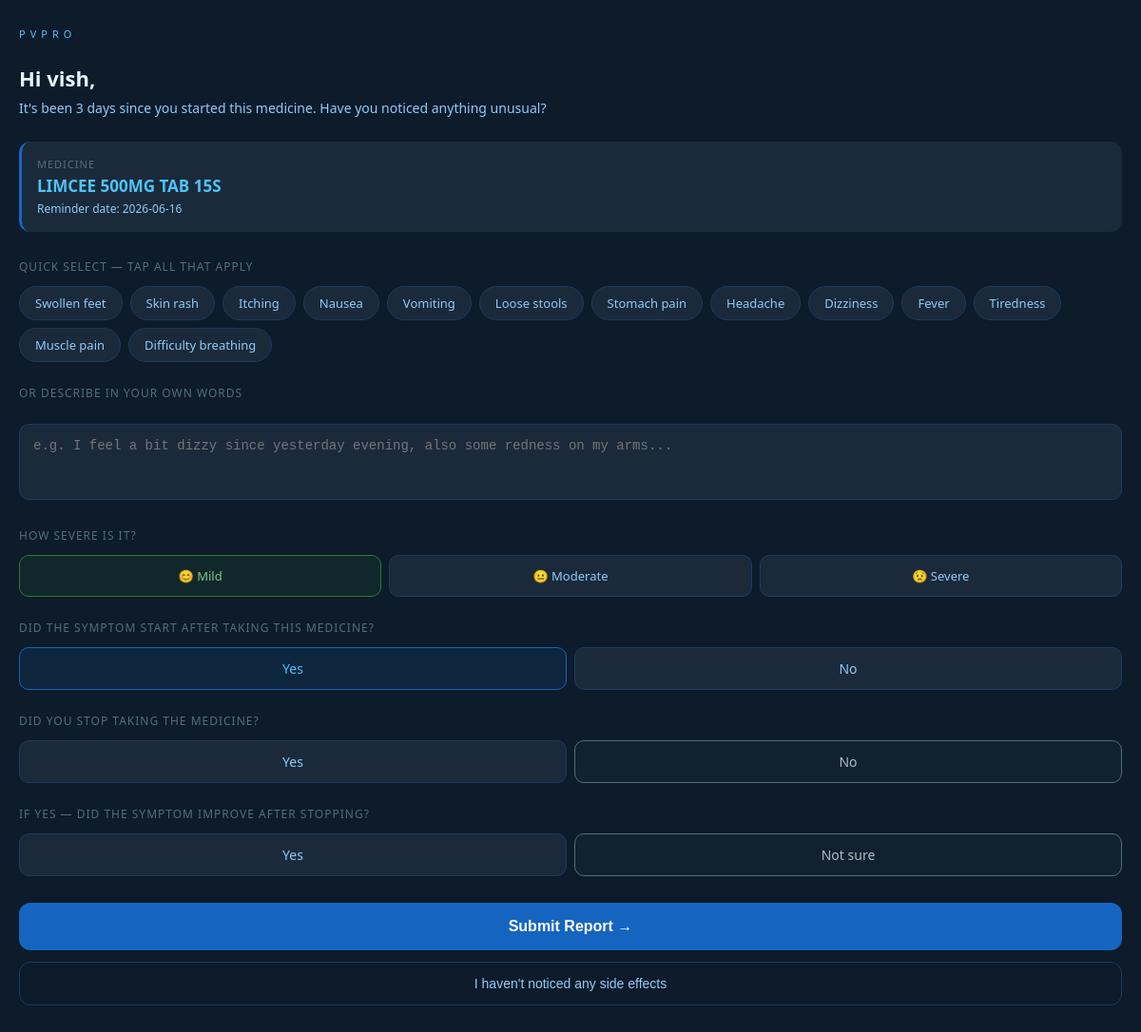
Screenshot of /symptom?patient_id=2 with the database file from the repository.
### tables this page shows
CREATE TABLE patient_profile (
            patient_id   INTEGER PRIMARY KEY AUTOINCREMENT,
            full_name    TEXT NOT NULL,
            age          INTEGER,
            gender       TEXT,
            phone        TEXT UNIQUE NOT NULL,
            created_at   TEXT
        );

CREATE TABLE purchase_drugs (
            drug_id        INTEGER PRIMARY KEY AUTOINCREMENT,
            purchase_id    INTEGER,
            patient_id     INTEGER,
            drug_name      TEXT,
            quantity       TEXT,
            mrp            TEXT,
            reminder_date  TEXT,
            reminder_sent  INTEGER DEFAULT 0,
            FOREIGN KEY (purchase_id) REFERENCES purchases(purchase_id),
            FOREIGN KEY (patient_id)  REFERENCES patient_profile(patient_id)
        );

### webapp/app.py (the view)
@app.route("/symptom")
def symptom_form():
    patient_id = request.args.get("patient_id", type=int) or session.get("patient_id")
    drug_id    = request.args.get("drug_id", type=int)
    if not patient_id: return redirect(url_for("index"))
    profile = get_profile_by_id(patient_id)
    if not profile: return redirect(url_for("index"))
    conn = sqlite3.connect(DB_PATH)
    c = conn.cursor()
    if drug_id:
        c.execute("SELECT drug_id,drug_name,reminder_date FROM purchase_drugs WHERE drug_id=? AND patient_id=?", (drug_id, patient_id))
    else:
        c.execute("SELECT drug_id,drug_name,reminder_date FROM purchase_drugs WHERE patient_id=? ORDER BY reminder_date ASC LIMIT 1", (patient_id,))
    row = c.fetchone()
    conn.close()
    if not row: return redirect(url_for("index"))
    return render_template("symptom_form.html", patient=profile,
                           drug={"drug_id":row[0],"drug_name":row[1],"reminder_date":row[2]})

### modules/patient_db.py (called while the page is built)
def get_profile_by_id(patient_id):
    conn = sqlite3.connect(DB_PATH)
    c = conn.cursor()
    c.execute("SELECT * FROM patient_profile WHERE patient_id=?", (patient_id,))
    row = c.fetchone()
    conn.close()
    if not row:
        return {}
    return {"patient_id": row[0], "full_name": row[1], "age": row[2],
            "gender": row[3], "phone": row[4], "created_at": row[5]}

### webapp/templates/symptom_form.html (shortened to what this page needs)
<!DOCTYPE html>
<html lang="en">
<head>
</head>
<body>
  <div class="logo">PVPRO</div>
  <h2>Hi {{ patient.full_name }},</h2>
  <p class="sub">It's been 3 days since you started this medicine. Have you noticed anything unusual?</p>
  <div class="drug-card">
    <div class="label">MEDICINE</div>
    <div class="name">{{ drug.drug_name }}</div>
    <div class="meta">Reminder date: {{ drug.reminder_date }}</div>
  </div>
  <form id="symptomForm" method="POST" action="/symptom/submit">
    <div class="section-label">QUICK SELECT — TAP ALL THAT APPLY</div>
    <div class="chips" id="chipContainer">
      <div class="chip" data-text="swollen feet">Swollen feet</div>
      <div class="chip" data-text="skin rash">Skin rash</div>
      <div class="chip" data-text="itching">Itching</div>
      <div class="chip" data-text="nausea">Nausea</div>
      <div class="chip" data-text="vomiting">Vomiting</div>
      <div class="chip" data-text="loose stools">Loose stools</div>
      <div class="chip" data-text="stomach pain">Stomach pain</div>
      <div class="chip" data-text="headache">Headache</div>
      <div class="chip" data-text="dizziness">Dizziness</div>
      <div class="chip" data-text="fever">Fever</div>
      <div class="chip" data-text="tiredness">Tiredness</div>
      <div class="chip" data-text="muscle pain">Muscle pain</div>
      <div class="chip" data-text="difficulty breathing">Difficulty breathing</div>
    </div>
    <div class="section-label">OR DESCRIBE IN YOUR OWN WORDS</div>
    <textarea id="freeText" placeholder="e.g. I feel a bit dizzy since yesterday evening, also some redness on my arms..."></textarea>
    <div class="section-label">HOW SEVERE IS IT?</div>
    <div class="severity-row">
      <div class="sev-btn" data-value="Mild"     id="sev-mild">😊 Mild</div>
      <div class="sev-btn" data-value="Moderate" id="sev-moderate">😐 Moderate</div>
      <div class="sev-btn" data-value="Severe"   id="sev-severe">😟 Severe</div>
    </div>
    <div class="section-label">DID THE SYMPTOM START AFTER TAKING THIS MEDICINE?</div>
    <div class="toggle-row">
      <div class="toggle-btn" data-field="timingOkInput" data-value="1" id="timing-yes">Yes</div>
      <div class="toggle-btn" data-field="timingOkInput" data-value="0" id="timing-no">No</div>
    </div>
    <div class="section-label">DID YOU STOP TAKING THE MEDICINE?</div>
    <div class="toggle-row">
      <div class="toggle-btn" data-field="drugStoppedInput" data-value="1" id="stopped-yes">Yes</div>
      <div class="toggle-btn" data-field="drugStoppedInput" data-value="0" id="stopped-no">No</div>
    </div>
    <div class="section-label">IF YES — DID THE SYMPTOM IMPROVE AFTER STOPPING?</div>
    <div class="toggle-row">
      <div class="toggle-btn" data-field="symptomImprovedInput" data-value="1" id="improved-yes">Yes</div>
      <div class="toggle-btn" data-field="symptomImprovedInput" data-value="0" id="improved-no">Not sure</div>
    </div>
    <button type="submit" class="btn-primary">Submit Report →</button>
  </form>
  <form method="POST" action="/symptom/none">
    <button type="submit" class="btn-secondary">I haven't noticed any side effects</button>
  </form>
</body>
</html>

### webapp/templates/symptom_form.html (style rules this page uses)
* { box-sizing: border-box; margin: 0; padding: 0; }
body { font-family: 'Segoe UI', sans-serif; background: #0D1B2A; color: #E8F4FD; min-height: 100vh; padding: 28px 20px; }
.logo { font-size: 11px; letter-spacing: 5px; color: #4FC3F7; margin-bottom: 24px; }
h2 { font-size: 22px; font-weight: 700; margin-bottom: 6px; }
.sub { color: #90CAF9; font-size: 14px; line-height: 1.6; margin-bottom: 24px; }
.drug-card { background: #1A2A3A; border-radius: 12px; padding: 16px; margin-bottom: 28px; border-left: 3px solid #1565C0; }
.drug-card .label { font-size: 11px; color: #546E7A; letter-spacing: 1px; margin-bottom: 4px; }
.drug-card .name { font-size: 17px; font-weight: 700; color: #4FC3F7; }
.drug-card .meta { font-size: 12px; color: #90CAF9; margin-top: 4px; }
.section-label { font-size: 12px; letter-spacing: 1px; color: #546E7A; margin-bottom: 12px; margin-top: 24px; }
.chips { display: flex; flex-wrap: wrap; gap: 8px; margin-bottom: 4px; }
.chip { background: #1A2A3A; border: 1px solid #1E3A5F; border-radius: 20px; padding: 8px 16px; font-size: 13px; color: #90CAF9; cursor: pointer; user-select: none; transition: all 0.15s; }
textarea { width: 100%; background: #1A2A3A; border: 1px solid #1E3A5F; border-radius: 10px; padding: 14px; color: #E8F4FD; font-size: 14px; height: 80px; resize: none; outline: none; margin-top: 12px; }
.severity-row { display: flex; gap: 8px; margin-top: 12px; }
.sev-btn { flex: 1; text-align: center; padding: 12px 8px; background: #1A2A3A; border: 1px solid #1E3A5F; border-radius: 10px; font-size: 13px; color: #90CAF9; cursor: pointer; user-select: none; transition: all 0.15s; }
.sev-btn.sel-mild { background: #2E7D3220; border-color: #2E7D32; color: #81C784; }
.toggle-row { display: flex; gap: 8px; margin-top: 10px; }
.toggle-btn { flex: 1; text-align: center; padding: 12px; background: #1A2A3A; border: 1px solid #1E3A5F; border-radius: 10px; font-size: 14px; color: #90CAF9; cursor: pointer; user-select: none; transition: all 0.15s; }
.toggle-btn.sel-yes { background: #1565C020; border-color: #1565C0; color: #4FC3F7; }
.toggle-btn.sel-no { background: #37474F20; border-color: #546E7A; color: #B0BEC5; }
.btn-primary { display: block; width: 100%; padding: 16px; background: #1565C0; color: #fff; border: none; border-radius: 12px; font-size: 16px; font-weight: 600; margin-top: 28px; cursor: pointer; }
.btn-secondary { display: block; width: 100%; padding: 14px; background: transparent; border: 1px solid #1E3A5F; color: #90CAF9; border-radius: 12px; font-size: 14px; margin-top: 12px; cursor: pointer; text-align: center; text-decoration: none; }

### rows the page displays
patient_profile: full_name "vish"
purchase_drugs: drug_name "LIMCEE 500MG TAB 15S", reminder_date "2026-06-16"
